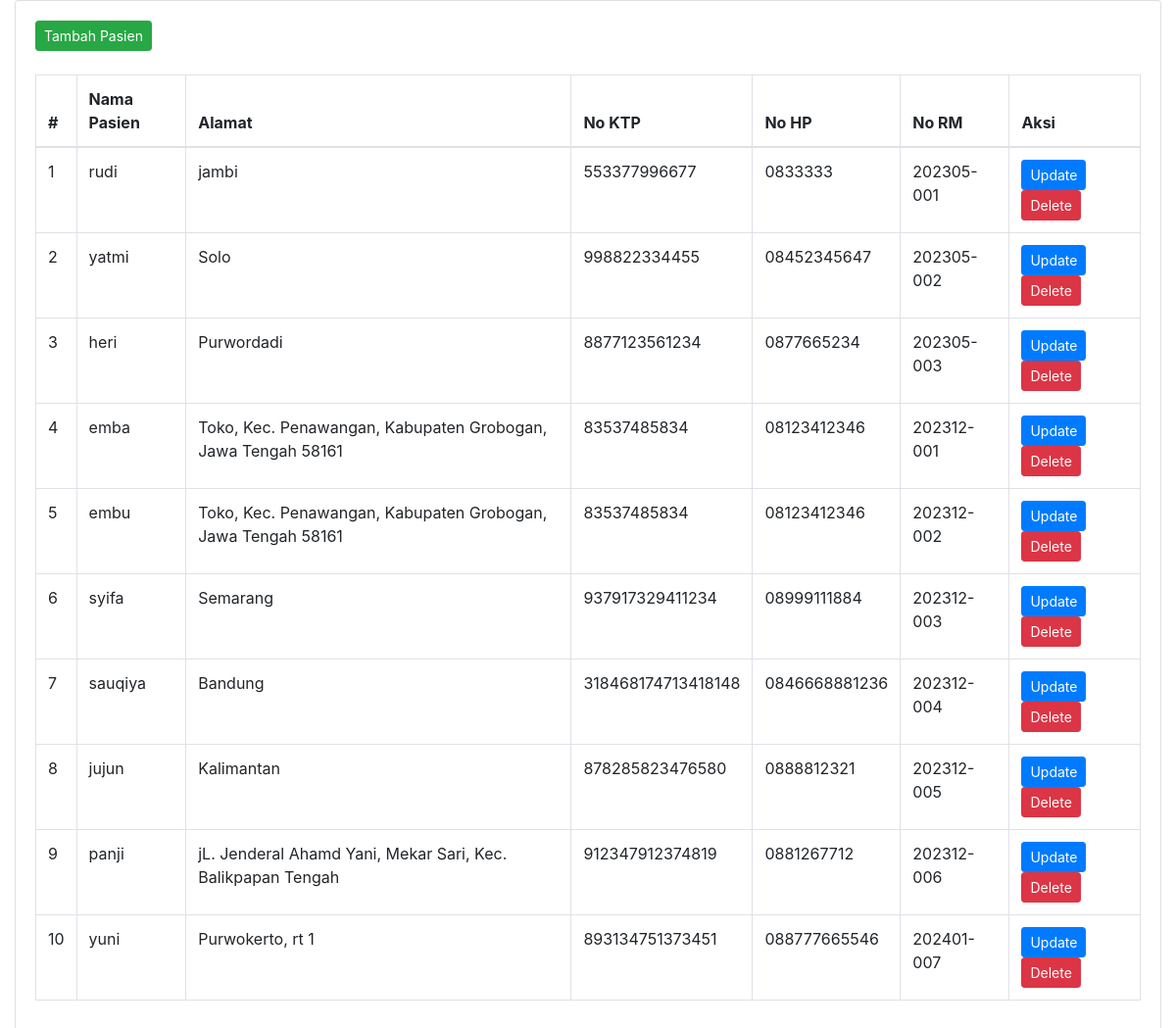
/admin_Mengelolapasien.php, run on the app's committed database.
### tables this page shows
CREATE TABLE `pasien` (
  `id` int(11) NOT NULL,
  `nama` varchar(255) NOT NULL,
  `password` varchar(255) NOT NULL,
  `alamat` varchar(255) NOT NULL,
  `no_ktp` varchar(255) NOT NULL,
  `no_hp` varchar(50) NOT NULL,
  `no_rm` varchar(25) NOT NULL
);

### admin_Mengelolapasien.php (the view, shortened to what this page needs)
<?php
include_once("db_koneksi.php");
$pasienQuery = "SELECT * FROM pasien";
$pasienResult = $mysqli->query($pasienQuery);
$pasienData = $pasienResult->fetch_all(MYSQLI_ASSOC);
?>
<!DOCTYPE html>
<html lang="en">
<head>
    <link rel="stylesheet" href="https://stackpath.bootstrapcdn.com/bootstrap/4.6.0/css/bootstrap.min.css">
</head>
<body class="hold-transition sidebar-mini">
    <div class="wrapper">
        <section class="content">
            <div class="container-fluid">
                <div class="row">
                    <div class="col-12">
                        <div class="card">
                            <div class="card-body">
                                <button type="button" class="btn btn-success btn-sm" data-toggle="modal" data-target="#addModal">Tambah Pasien</button>
<br><br>
                                <table id="example2" class="table table-bordered table-hover">
                                    <thead>
                                        <tr>
                                            <th>#</th>
                                            <th>Nama Pasien</th>
                                            <th>Alamat</th>
                                            <th>No KTP</th>
                                            <th>No HP</th>
                                            <th>No RM</th>
                                            <th>Aksi</th>
                                        </tr>
                                    </thead>
                                    <tbody>
                                        <?php
                                        $counter = 1;
                                        foreach ($pasienData as $pasienRow) {
                                            echo "<tr>";
                                            echo "<td>" . $counter . "</td>";
                                            $counter++;
                                            echo "<td>" . $pasienRow['nama'] . "</td>";
                                            echo "<td>" . $pasienRow['alamat'] . "</td>";
                                            echo "<td>" . $pasienRow['no_ktp'] . "</td>";
                                            echo "<td>" . $pasienRow['no_hp'] . "</td>";
                                            echo "<td>" . $pasienRow['no_rm'] . "</td>";
                                            echo "<td>
                                                <form method='post' action=''>
                                                    <input type='hidden' name='id' value='" . $pasienRow['id'] . "'>
                                                    <input type='hidden' name='new_nama_pasien' value='" . $pasienRow['nama'] . "'>
                                                    <input type='hidden' name='new_alamat' value='" . $pasienRow['alamat'] . "'>
                                                    <input type='hidden' name='new_no_ktp' value='" . $pasienRow['no_ktp'] . "'>
                                                    <input type='hidden' name='new_no_hp' value='" . $pasienRow['no_hp'] . "'>
                                                    <input type='hidden' name='new_no_rm' value='" . $pasienRow['no_rm'] . "'>
                                                    <button type='button' name='update_pasien' class='btn btn-primary btn-sm update-btn' data-toggle='modal' data-target='#updateModal'
                                                        data-id='" . $pasienRow['id'] . "'
                                                        data-nama_pasien='" . $pasienRow['nama'] . "'
                                                        data-password='" . $pasienRow['password'] . "'
                                                        data-alamat='" . $pasienRow['alamat'] . "'
                                                        data-no_ktp='" . $pasienRow['no_ktp'] . "'
                                                        data-no_hp='" . $pasienRow['no_hp'] . "'
                                                        data-no_rm='" . $pasienRow['no_rm'] . "'>Update</button>
                                                    <form method='post' action=''>
                                                        <input type='hidden' name='id' value='" . $pasienRow['id'] . "'>
                                                        <button type='submit' name='delete_pasien' class='btn btn-danger btn-sm' onclick='return confirm(\"Are you sure?\");'>Delete</button>
                                                    </form>
                                                </form>
                                            </td>";
                                            echo "</tr>";
                                        }
                                        ?>
                                    </tbody>
                                </table>
                            </div>
                        </div>
                    </div>
                </div>
            </div>
        </section>
    </div>
</body>
</html>

### data on the page
pasien: nama "rudi", alamat "jambi", no_ktp "553377996677", no_hp "0833333", no_rm "202305-001"
pasien: nama "yatmi", alamat "Solo", no_ktp "998822334455", no_hp "08452345647", no_rm "202305-002"
pasien: nama "heri", alamat "Purwordadi", no_ktp "8877123561234", no_hp "0877665234", no_rm "202305-003"
pasien: nama "emba", alamat "Toko, Kec. Penawangan, Kabupaten Grobogan, Jawa Tengah 58161", no_ktp "83537485834", no_hp "08123412346", no_rm "202312-001"
pasien: nama "embu", alamat "Toko, Kec. Penawangan, Kabupaten Grobogan, Jawa Tengah 58161", no_ktp "83537485834", no_hp "08123412346", no_rm "202312-002"
pasien: nama "syifa", alamat "Semarang", no_ktp "937917329411234", no_hp "08999111884", no_rm "202312-003"
pasien: nama "sauqiya", alamat "Bandung", no_ktp "318468174713418148", no_hp "0846668881236", no_rm "202312-004"
pasien: nama "jujun", alamat "Kalimantan", no_ktp "878285823476580", no_hp "0888812321", no_rm "202312-005"
pasien: nama "panji", alamat "jL. Jenderal Ahamd Yani, Mekar Sari, Kec. Balikpapan Tengah", no_ktp "912347912374819", no_hp "0881267712", no_rm "202312-006"
pasien: nama "yuni", alamat "Purwokerto, rt 1", no_ktp "893134751373451", no_hp "088777665546", no_rm "202401-007"
